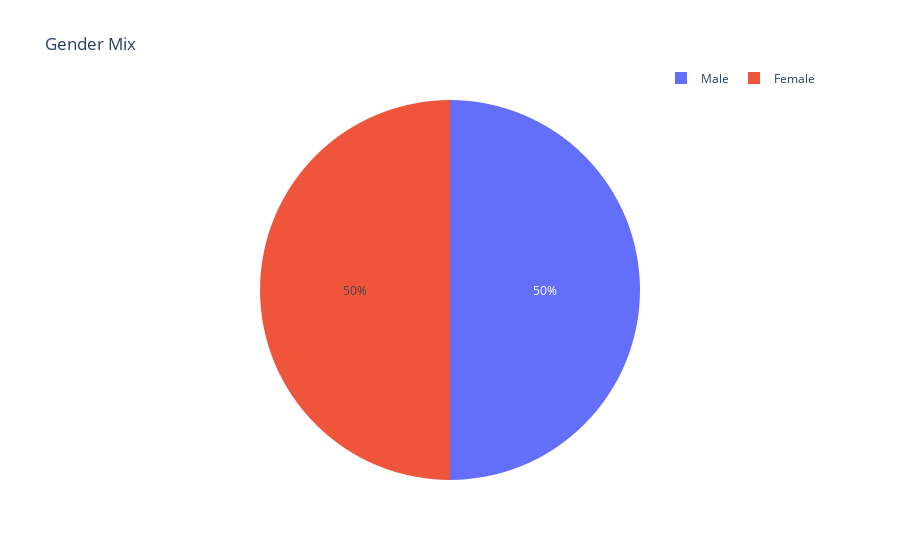

Notebook cell for this chart:
### Code cell
personal_grp = personal_df.groupby(['partner','gender']).size().reset_index().groupby('gender')[[0]].max()

labels = ['Male', 'Female']
fig = px.pie(personal_grp, names=labels, title='Gender Mix')
fig.update_layout(legend=dict(
    orientation="h",
    yanchor="bottom",
    y=1.02,
    xanchor="right",
    x=1
),autosize=False)

fig.show()

### Figure 1 — Plotly figure (JSON) as saved in the notebook; plotly's stock layout.template omitted (floating-point values rounded to 4 significant figures)
{"data": [{"domain": {"x": [0, 1], "y": [0, 1]}, "hovertemplate": "label=%{label}<extra></extra>", "labels": ["Male", "Female"], "legendgroup": "", "name": "", "showlegend": true, "type": "pie"}], "layout": {"autosize": false, "legend": {"orientation": "h", "tracegroupgap": 0, "x": 1, "xanchor": "right", "y": 1.02, "yanchor": "bottom"}, "title": {"text": "Gender Mix"}}}
